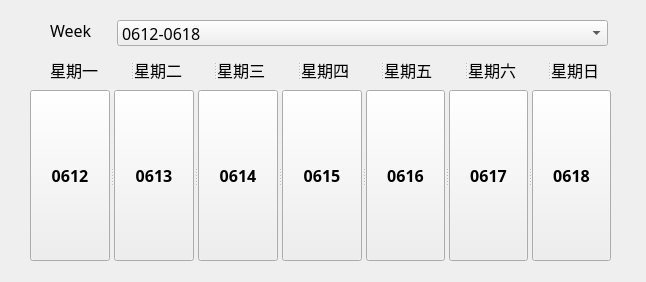
<?xml version="1.0" encoding="UTF-8"?>
<ui version="4.0">
 <class>WeekForm</class>
 <widget class="QWidget" name="WeekForm">
  <property name="geometry">
   <rect>
    <x>0</x>
    <y>0</y>
    <width>646</width>
    <height>282</height>
   </rect>
  </property>
  <property name="font">
   <font>
    <family>微軟正黑體</family>
   </font>
  </property>
  <property name="windowTitle">
   <string>WeekForm</string>
  </property>
  <widget class="QLabel" name="label">
   <property name="geometry">
    <rect>
     <x>50</x>
     <y>20</y>
     <width>44</width>
     <height>20</height>
    </rect>
   </property>
   <property name="font">
    <font>
     <family>微軟正黑體</family>
     <pointsize>12</pointsize>
    </font>
   </property>
   <property name="text">
    <string>Week</string>
   </property>
  </widget>
  <widget class="QSplitter" name="splitter">
   <property name="geometry">
    <rect>
     <x>30</x>
     <y>90</y>
     <width>581</width>
     <height>171</height>
    </rect>
   </property>
   <property name="orientation">
    <enum>Qt::Horizontal</enum>
   </property>
   <widget class="QPushButton" name="pushButton">
    <property name="sizePolicy">
     <sizepolicy hsizetype="Minimum" vsizetype="Fixed">
      <horstretch>0</horstretch>
      <verstretch>0</verstretch>
     </sizepolicy>
    </property>
    <property name="font">
     <font>
      <family>微軟正黑體</family>
      <pointsize>12</pointsize>
      <weight>75</weight>
      <bold>true</bold>
      <strikeout>false</strikeout>
     </font>
    </property>
    <property name="mouseTracking">
     <bool>false</bool>
    </property>
    <property name="tabletTracking">
     <bool>false</bool>
    </property>
    <property name="acceptDrops">
     <bool>false</bool>
    </property>
    <property name="autoFillBackground">
     <bool>true</bool>
    </property>
    <property name="text">
     <string>0612</string>
    </property>
    <property name="autoExclusive">
     <bool>false</bool>
    </property>
    <property name="autoDefault">
     <bool>false</bool>
    </property>
    <property name="default">
     <bool>false</bool>
    </property>
    <property name="flat">
     <bool>false</bool>
    </property>
   </widget>
   <widget class="QPushButton" name="pushButton_2">
    <property name="sizePolicy">
     <sizepolicy hsizetype="Minimum" vsizetype="Fixed">
      <horstretch>0</horstretch>
      <verstretch>0</verstretch>
     </sizepolicy>
    </property>
    <property name="font">
     <font>
      <family>微軟正黑體</family>
      <pointsize>12</pointsize>
      <weight>75</weight>
      <bold>true</bold>
      <strikeout>false</strikeout>
     </font>
    </property>
    <property name="mouseTracking">
     <bool>false</bool>
    </property>
    <property name="tabletTracking">
     <bool>false</bool>
    </property>
    <property name="acceptDrops">
     <bool>false</bool>
    </property>
    <property name="autoFillBackground">
     <bool>true</bool>
    </property>
    <property name="text">
     <string>0613</string>
    </property>
    <property name="autoExclusive">
     <bool>false</bool>
    </property>
    <property name="autoDefault">
     <bool>false</bool>
    </property>
    <property name="default">
     <bool>false</bool>
    </property>
    <property name="flat">
     <bool>false</bool>
    </property>
   </widget>
   <widget class="QPushButton" name="pushButton_3">
    <property name="sizePolicy">
     <sizepolicy hsizetype="Minimum" vsizetype="Fixed">
      <horstretch>0</horstretch>
      <verstretch>0</verstretch>
     </sizepolicy>
    </property>
    <property name="font">
     <font>
      <family>微軟正黑體</family>
      <pointsize>12</pointsize>
      <weight>75</weight>
      <bold>true</bold>
      <strikeout>false</strikeout>
     </font>
    </property>
    <property name="mouseTracking">
     <bool>false</bool>
    </property>
    <property name="tabletTracking">
     <bool>false</bool>
    </property>
    <property name="acceptDrops">
     <bool>false</bool>
    </property>
    <property name="autoFillBackground">
     <bool>true</bool>
    </property>
    <property name="text">
     <string>0614</string>
    </property>
    <property name="autoExclusive">
     <bool>false</bool>
    </property>
    <property name="autoDefault">
     <bool>false</bool>
    </property>
    <property name="default">
     <bool>false</bool>
    </property>
    <property name="flat">
     <bool>false</bool>
    </property>
   </widget>
   <widget class="QPushButton" name="pushButton_4">
    <property name="sizePolicy">
     <sizepolicy hsizetype="Minimum" vsizetype="Fixed">
      <horstretch>0</horstretch>
      <verstretch>0</verstretch>
     </sizepolicy>
    </property>
    <property name="font">
     <font>
      <family>微軟正黑體</family>
      <pointsize>12</pointsize>
      <weight>75</weight>
      <bold>true</bold>
      <strikeout>false</strikeout>
     </font>
    </property>
    <property name="mouseTracking">
     <bool>false</bool>
    </property>
    <property name="tabletTracking">
     <bool>false</bool>
    </property>
    <property name="acceptDrops">
     <bool>false</bool>
    </property>
    <property name="autoFillBackground">
     <bool>true</bool>
    </property>
    <property name="text">
     <string>0615</string>
    </property>
    <property name="autoExclusive">
     <bool>false</bool>
    </property>
    <property name="autoDefault">
     <bool>false</bool>
    </property>
    <property name="default">
     <bool>false</bool>
    </property>
    <property name="flat">
     <bool>false</bool>
    </property>
   </widget>
   <widget class="QPushButton" name="pushButton_5">
    <property name="sizePolicy">
     <sizepolicy hsizetype="Minimum" vsizetype="Fixed">
      <horstretch>0</horstretch>
      <verstretch>0</verstretch>
     </sizepolicy>
    </property>
    <property name="font">
     <font>
      <family>微軟正黑體</family>
      <pointsize>12</pointsize>
      <weight>75</weight>
      <bold>true</bold>
      <strikeout>false</strikeout>
     </font>
    </property>
    <property name="mouseTracking">
     <bool>false</bool>
    </property>
    <property name="tabletTracking">
     <bool>false</bool>
    </property>
    <property name="acceptDrops">
     <bool>false</bool>
    </property>
    <property name="autoFillBackground">
     <bool>true</bool>
    </property>
    <property name="text">
     <string>0616</string>
    </property>
    <property name="autoExclusive">
     <bool>false</bool>
    </property>
    <property name="autoDefault">
     <bool>false</bool>
    </property>
    <property name="default">
     <bool>false</bool>
    </property>
    <property name="flat">
     <bool>false</bool>
    </property>
   </widget>
   <widget class="QPushButton" name="pushButton_6">
    <property name="sizePolicy">
     <sizepolicy hsizetype="Minimum" vsizetype="Fixed">
      <horstretch>0</horstretch>
      <verstretch>0</verstretch>
     </sizepolicy>
    </property>
    <property name="font">
     <font>
      <family>微軟正黑體</family>
      <pointsize>12</pointsize>
      <weight>75</weight>
      <bold>true</bold>
      <strikeout>false</strikeout>
     </font>
    </property>
    <property name="mouseTracking">
     <bool>false</bool>
    </property>
    <property name="tabletTracking">
     <bool>false</bool>
    </property>
    <property name="acceptDrops">
     <bool>false</bool>
    </property>
    <property name="autoFillBackground">
     <bool>true</bool>
    </property>
    <property name="text">
     <string>0617</string>
    </property>
    <property name="autoExclusive">
     <bool>false</bool>
    </property>
    <property name="autoDefault">
     <bool>false</bool>
    </property>
    <property name="default">
     <bool>false</bool>
    </property>
    <property name="flat">
     <bool>false</bool>
    </property>
   </widget>
   <widget class="QPushButton" name="pushButton_7">
    <property name="sizePolicy">
     <sizepolicy hsizetype="Minimum" vsizetype="Fixed">
      <horstretch>0</horstretch>
      <verstretch>0</verstretch>
     </sizepolicy>
    </property>
    <property name="font">
     <font>
      <family>微軟正黑體</family>
      <pointsize>12</pointsize>
      <weight>75</weight>
      <bold>true</bold>
      <strikeout>false</strikeout>
     </font>
    </property>
    <property name="mouseTracking">
     <bool>false</bool>
    </property>
    <property name="tabletTracking">
     <bool>false</bool>
    </property>
    <property name="acceptDrops">
     <bool>false</bool>
    </property>
    <property name="autoFillBackground">
     <bool>true</bool>
    </property>
    <property name="text">
     <string>0618</string>
    </property>
    <property name="autoExclusive">
     <bool>false</bool>
    </property>
    <property name="autoDefault">
     <bool>false</bool>
    </property>
    <property name="default">
     <bool>false</bool>
    </property>
    <property name="flat">
     <bool>false</bool>
    </property>
   </widget>
  </widget>
  <widget class="QSplitter" name="splitter_3">
   <property name="geometry">
    <rect>
     <x>50</x>
     <y>60</y>
     <width>581</width>
     <height>20</height>
    </rect>
   </property>
   <property name="orientation">
    <enum>Qt::Horizontal</enum>
   </property>
   <widget class="QLabel" name="label_2">
    <property name="font">
     <font>
      <family>微軟正黑體</family>
      <pointsize>12</pointsize>
     </font>
    </property>
    <property name="text">
     <string>星期一</string>
    </property>
   </widget>
   <widget class="QLabel" name="label_3">
    <property name="font">
     <font>
      <family>微軟正黑體</family>
      <pointsize>12</pointsize>
     </font>
    </property>
    <property name="text">
     <string>星期二</string>
    </property>
   </widget>
   <widget class="QLabel" name="label_4">
    <property name="font">
     <font>
      <family>微軟正黑體</family>
      <pointsize>12</pointsize>
     </font>
    </property>
    <property name="text">
     <string>星期三</string>
    </property>
   </widget>
   <widget class="QLabel" name="label_5">
    <property name="font">
     <font>
      <family>微軟正黑體</family>
      <pointsize>12</pointsize>
     </font>
    </property>
    <property name="text">
     <string>星期四</string>
    </property>
   </widget>
   <widget class="QLabel" name="label_6">
    <property name="font">
     <font>
      <family>微軟正黑體</family>
      <pointsize>12</pointsize>
     </font>
    </property>
    <property name="text">
     <string>星期五</string>
    </property>
   </widget>
   <widget class="QLabel" name="label_7">
    <property name="font">
     <font>
      <family>微軟正黑體</family>
      <pointsize>12</pointsize>
     </font>
    </property>
    <property name="text">
     <string>星期六</string>
    </property>
   </widget>
   <widget class="QLabel" name="label_8">
    <property name="font">
     <font>
      <family>微軟正黑體</family>
      <pointsize>12</pointsize>
     </font>
    </property>
    <property name="text">
     <string>星期日</string>
    </property>
   </widget>
  </widget>
  <widget class="QComboBox" name="comboBox_weekBox">
   <property name="geometry">
    <rect>
     <x>117</x>
     <y>20</y>
     <width>491</width>
     <height>26</height>
    </rect>
   </property>
   <property name="font">
    <font>
     <family>微軟正黑體</family>
     <pointsize>12</pointsize>
    </font>
   </property>
   <property name="editable">
    <bool>false</bool>
   </property>
   <item>
    <property name="text">
     <string>0612-0618</string>
    </property>
   </item>
   <item>
    <property name="text">
     <string>0619-0625</string>
    </property>
   </item>
  </widget>
 </widget>
 <resources/>
 <connections/>
</ui>
